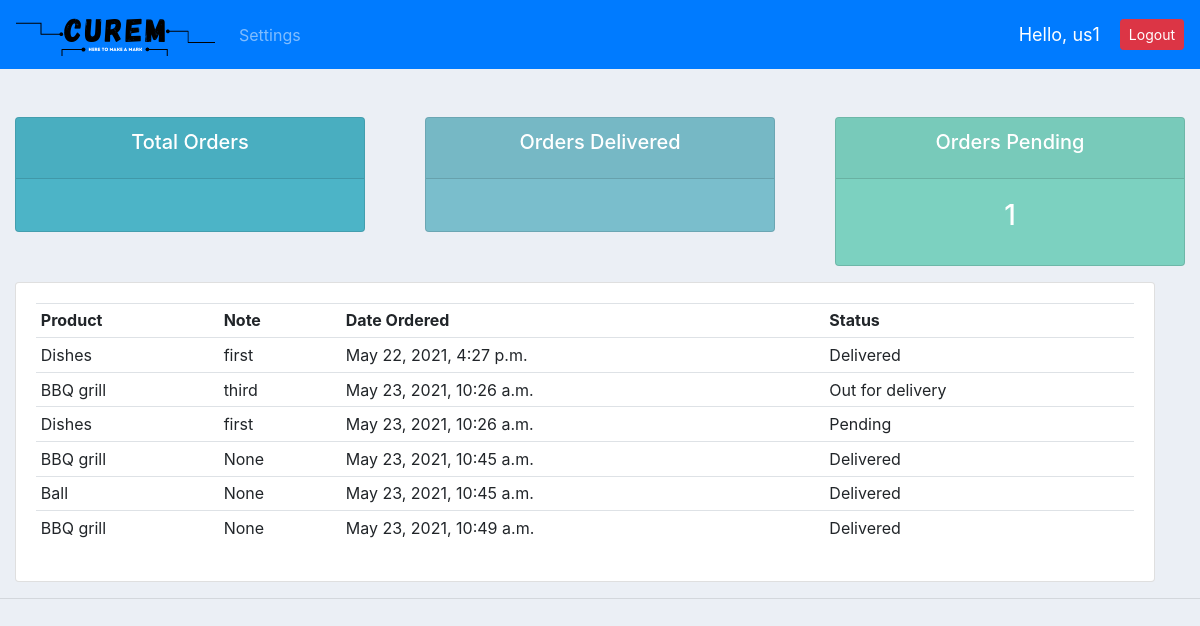
The app's page /user/ (signed in), older data.
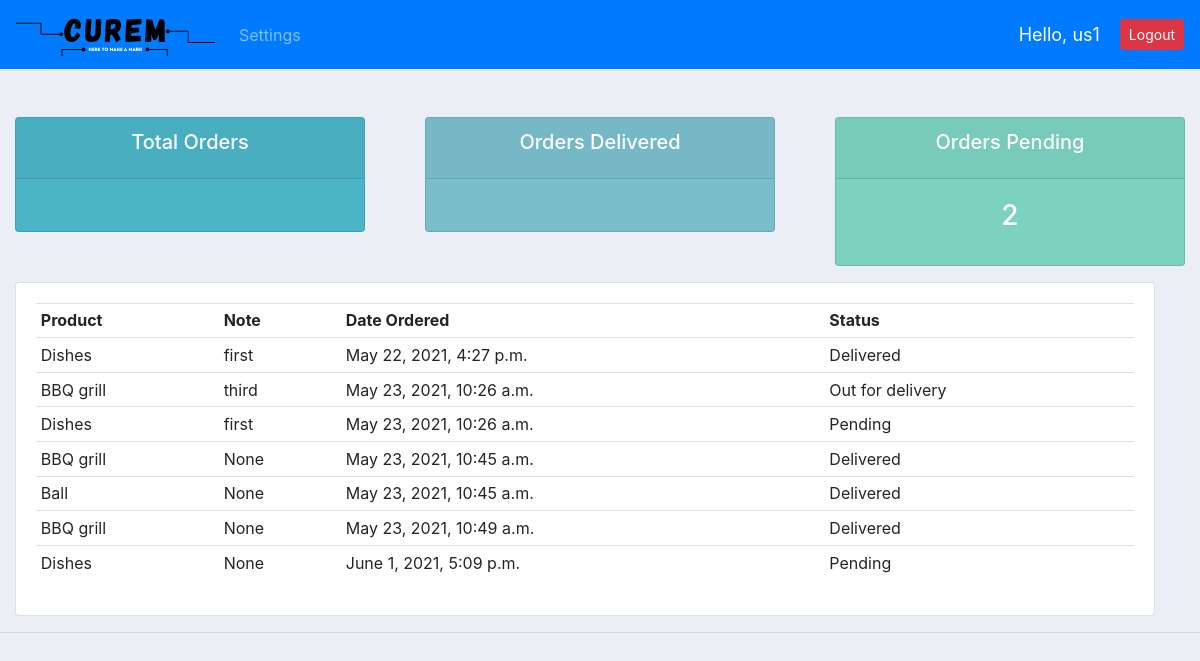
The same page, newer data.
### accounts/models.py (models this page shows, shortened)
class Order(models.Model):
    STATUS = (
			('Pending', 'Pending'),
			('Out for delivery', 'Out for delivery'),
			('Delivered', 'Delivered'),
			)
    customer = models.ForeignKey(Customer, null=True, on_delete=models.SET_NULL)
    product = models.ForeignKey(Product, null=True, on_delete=models.SET_NULL)
    date_created = models.DateTimeField(auto_now_add=True, null=True)
    status = models.CharField(max_length=200 , null=True, choices=STATUS)
    note = models.CharField(max_length=200 , null=True)

class Product(models.Model):
    CATEGORY = (
			('Indoor', 'Indoor'),
			('Out Door', 'Out Door'),
			)
    name = models.CharField(max_length=200, null=True)
    price= models.FloatField(null=True)
    category = models.CharField(max_length=200, null=True, choices=CATEGORY)
    description = models.CharField(max_length=500, null=True, blank=True)
    date_created = models.DateTimeField(auto_now_add=True, null=True)
    tags = models.ManyToManyField(Tag)
    def __str__(self):
        return self.name

### accounts/decorators.py (the view)
        def wrapper_func(request, *args, **kwargs):
            group = None
            if request.user.groups.exists():
                group = request.user.groups.all()[0].name
            if group in allowed_roles:
                return view_fumc(request, *args, **kwargs)
            else:
                return HttpResponse("Not Authorized!")

### accounts/views.py (called while the page is built)
@login_required(login_url='login')
@allowed_users(allowed_roles=['customer'])
def userPage(request):
    orders = request.user.customer.order_set.all()
    total_orders = orders.count()
    delivered = orders.filter(status='Delivered').count()
    pending = orders.filter(status='Pending').count()
    context ={'orders':orders,'total_orders':total_orders, 'delivered':delivered, 'pending':pending}
    return render(request, 'accounts/user.html', context)

### accounts/templates/accounts/user.html
{% extends 'accounts/main.html' %} {% block content %}
<br />
{% include 'accounts/status.html' %}
<div class="row container-fluid">
  <div class="col-md">
    <div class="card card-body">
      <table class="table table-sm">
        <tr>
          <th>Product</th>
          <th>Note</th>
          <th>Date Ordered</th>
          <th>Status</th>
        </tr>
        {% for order in orders %}
        <tr>
          <td>{{order.product}}</td>
          <td>{{order.note}}</td>
          <td>{{order.date_created}}</td>
          <td>{{order.status}}</td>
        </tr>
        {% endfor %}
      </table>
    </div>
  </div>
</div>
{%endblock content%}

### accounts/templates/accounts/main.html (shortened to what this page needs)
{% load static %}
<!DOCTYPE html>
<html lang="en">
  <head>
    <link
      rel="stylesheet"
      href="https://stackpath.bootstrapcdn.com/bootstrap/4.3.1/css/bootstrap.min.css"
    />
    <link
      rel="stylesheet"
      type="text/css"
      href="{% static '/css/main.css' %}"
    />
  </head>
  <body>
    {% include 'accounts/navbar.html'%} {% block content %} {% endblock %}
    <hr />
  </body>
</html>

### accounts/templates/accounts/navbar.html (shortened to what this page needs)
{% load static %}
<nav class="navbar navbar-expand-lg navbar-dark bg-primary">
  <a class="navbar-brand" href="{% url 'home' %}">
    <img src="{% static 'images/logo.png' %}" />
  </a>
  <div class="collapse navbar-collapse" id="navbarNavAltMarkup">
    <ul class="navbar-nav">
      {% if request.user.is_staff %}
      <li class="nav-item active">
        <a class="nav-link" href="{% url 'home' %}">Dashboard</a>
      </li>
      <li class="nav-item">
        <a class="nav-link" href="{% url 'products' %}">Products</a>
      </li>
      {% else %}
      <li class="nav-item">
        <a class="nav-link" href="{% url 'account' %}">Settings</a>
      </li>
      {% endif %}
    </ul>
  </div>
  <span id="hello-msg">Hello, {{request.user}}</span>
  <span
    ><a href="{% url 'logout' %}" class="btn btn-sm btn-danger">Logout</a></span
  >
</nav>

### accounts/templates/accounts/status.html (shortened to what this page needs)
<br />
<div class="row">
  <div class="col">
    <div class="col-md">
      <div class="card text-center text-white mb-3" id="total-orders">
        <div class="card-header">
          <h5 class="card-title">Total Orders</h5>
        </div>
        <div class="card-body">
        </div>
      </div>
    </div>
  </div>
  <div class="col">
    <div class="col-md">
      <div class="card text-center text-white mb-3" id="orders-delivered">
        <div class="card-header">
          <h5 class="card-title">Orders Delivered</h5>
        </div>
        <div class="card-body">
        </div>
      </div>
    </div>
  </div>
  <div class="col">
    <div class="col-md">
      <div class="card text-center text-white mb-3" id="orders-pending">
        <div class="card-header">
          <h5 class="card-title">Orders Pending</h5>
        </div>
        <div class="card-body">
          <h3 class="card-title">{{pending}}</h3>
        </div>
      </div>
    </div>
  </div>
</div>

### static/css/main.css (style rules this page uses)
body { background-color: #ebeff5; }
#total-orders { background-color: #4cb4c7; }
#orders-delivered { background-color: #7abecc; }
#orders-pending { background-color: #7cd1c0; }

### accounts/templates/accounts/navbar.html (style rules this page uses)
#hello-msg { color: #fff; font-size: 18px; margin-right: 20px; }

Row changes from the older to the newer data that the page shows:
added Order: product "Dishes", note "None", date_created "June 1, 2021, 5:09 p.m.", status "Pending"
Text that changed along with them:
{{ pending }}: "1" → "2"
